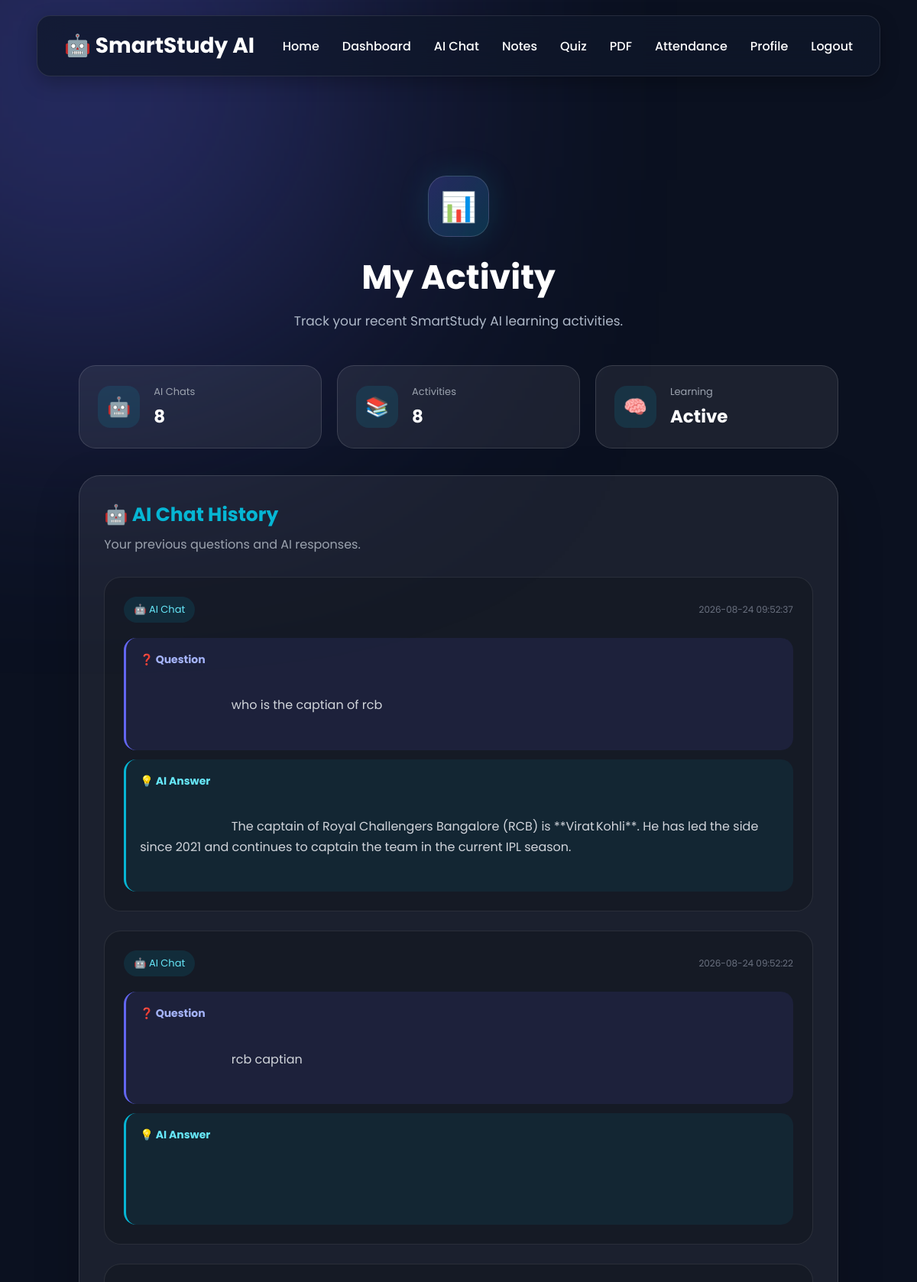
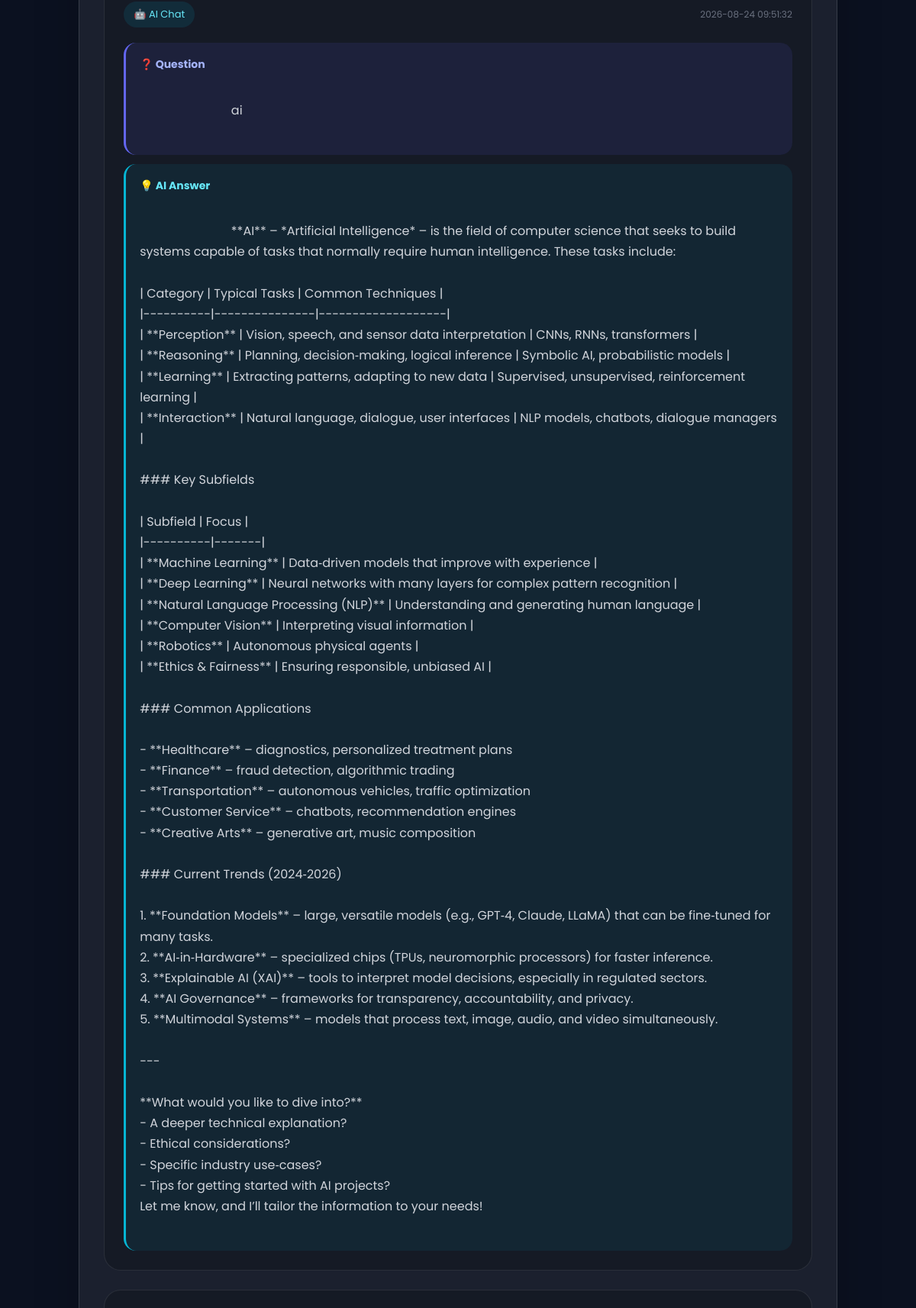
Screenshot of /history (signed in, upper part) with the database file from the repository (2 pictures, top to bottom).
### tables this page shows
CREATE TABLE chat_history(

            id INTEGER PRIMARY KEY AUTOINCREMENT,

            username TEXT NOT NULL,

            question TEXT NOT NULL,

            answer TEXT NOT NULL,

            created_at TIMESTAMP DEFAULT CURRENT_TIMESTAMP
        );

### app.py (the view)
@app.route("/history")
@login_required
def history():
    conn = get_db_connection()
    chats = conn.execute(
        """
        SELECT question, answer, created_at
        FROM chat_history
        WHERE username = ?
        ORDER BY id DESC
        """,
        (session["username"],)
    ).fetchall()
    conn.close()
    return render_template(
        "history.html",
        chats=chats
    )

### app.py (called while the page is built)
def get_db_connection():
    conn = sqlite3.connect("database.db")
    conn.row_factory = sqlite3.Row
    return conn

def login_required(f):
    @wraps(f)
    def decorated_function(*args, **kwargs):
        if "username" not in session:
            return redirect(url_for("login"))
        return f(*args, **kwargs)
    return decorated_function

### templates/history.html (shortened to what this page needs)
{% extends "base.html" %}
{% block content %}
<div class="history-page">
    <div class="history-header">
        <div class="history-icon">
            📊
        </div>
        <h1>My Activity</h1>
        <p>
            Track your recent SmartStudy AI learning activities.
        </p>
    </div>
    <div class="history-stats">
        <div class="history-stat-card">
            <div class="stat-icon">🤖</div>
            <div>
                <span>AI Chats</span>
                <strong>{{ chats|length }}</strong>
            </div>
        </div>
        <div class="history-stat-card">
            <div class="stat-icon">📚</div>
            <div>
                <span>Activities</span>
                <strong>{{ chats|length }}</strong>
            </div>
        </div>
        <div class="history-stat-card">
            <div class="stat-icon">🧠</div>
            <div>
                <span>Learning</span>
                <strong>Active</strong>
            </div>
        </div>
    </div>
    <div class="history-card">
        <div class="history-card-header">
            <div>
                <h2>🤖 AI Chat History</h2>
                <p>
                    Your previous questions and AI responses.
                </p>
            </div>
        </div>
        {% if chats %}
            <div class="chat-history-list">
                {% for chat in chats %}
                <div class="history-item">
                    <div class="history-item-top">
                        <span class="history-badge">
                            🤖 AI Chat
                        </span>
                        <span class="history-date">
                            {{ chat.created_at }}
                        </span>
                    </div>
                    <div class="question-box">
                        <h3>❓ Question</h3>
                        <p>
                            {{ chat.question }}
                        </p>
                    </div>
                    <div class="answer-box">
                        <h3>💡 AI Answer</h3>
                        <p>
                            {{ chat.answer }}
                        </p>
                    </div>
                </div>
                {% endfor %}
            </div>
        {% endif %}
    </div>
</div>
{% endblock %}

### static/css/style.css (style rules this page uses)
* { margin:0; padding:0; box-sizing:border-box; font-family:'Poppins',sans-serif; }
html { scroll-behavior:smooth; }
body { background:#0b1120; color:white; overflow-x:hidden; min-height:100vh; }
body::before { content:""; position:fixed; width:700px; height:700px; background:#6366f1; filter:blur(180px); top:-250px; left:-250px; opacity:.35; z-index:-2; animation:move1 12s infinite alternate; }
body::after { content:""; position:fixed; width:600px; height:600px; background:#06b6d4; filter:blur(170px); bottom:-250px; right:-250px; opacity:.35; z-index:-2; animation:move2 15s infinite alternate; }
.stat-icon { width: 55px; height: 55px; display: flex; align-items: center; justify-content: center; border-radius: 17px; font-size: 25px; background: rgba(6,182,212,.12); }

### templates/history.html (style rules this page uses)
.history-page { width: min(1100px, 92%); margin: 60px auto 100px; }
.history-header { text-align: center; margin-bottom: 45px; }
.history-icon { width: 80px; height: 80px; margin: 0 auto 20px; display: flex; align-items: center; justify-content: center; border-radius: 24px; font-size: 38px; background: linear-gradient( 135deg, rgba(99,102,241,.25), rgba(6,182,212,.20) ); border: 1px solid rgba(255,255,255,.15); box-shadow: 0 0 40px rgba(6,182,212,.15); }
.history-header h1 { margin: 0 0 12px; font-size: 44px; color: white; }
.history-header p { margin: 0; color: #aeb8c8; font-size: 17px; }
.history-stats { display: grid; grid-template-columns: repeat(3, 1fr); gap: 20px; margin-bottom: 35px; }
.history-stat-card { display: flex; align-items: center; gap: 18px; padding: 24px; border-radius: 22px; background: rgba(255,255,255,.07); border: 1px solid rgba(255,255,255,.13); backdrop-filter: blur(20px); }
.stat-icon { width: 55px; height: 55px; display: flex; align-items: center; justify-content: center; border-radius: 16px; font-size: 25px; background: rgba(6,182,212,.12); }
.history-stat-card span { display: block; color: #9ca3af; font-size: 13px; margin-bottom: 5px; }
.history-stat-card strong { color: white; font-size: 23px; }
.history-card { padding: 32px; border-radius: 28px; background: rgba(255,255,255,.065); border: 1px solid rgba(255,255,255,.13); backdrop-filter: blur(20px); box-shadow: 0 20px 60px rgba(0,0,0,.20); }
.history-card-header { margin-bottom: 30px; }
.history-card-header h2 { margin: 0 0 7px; color: #06b6d4; font-size: 25px; }
.history-card-header p { margin: 0; color: #9ca3af; }
.chat-history-list { display: flex; flex-direction: column; gap: 25px; }
.history-item { padding: 25px; border-radius: 22px; background: rgba(0,0,0,.18); border: 1px solid rgba(255,255,255,.09); transition: .3s ease; }
.history-item-top { display: flex; justify-content: space-between; align-items: center; margin-bottom: 20px; }
.history-badge { padding: 7px 13px; border-radius: 30px; background: rgba(6,182,212,.12); color: #67e8f9; font-size: 13px; }
.history-date { color: #6b7280; font-size: 12px; }
.question-box, .answer-box { padding: 18px; border-radius: 16px; margin-top: 12px; }
.question-box { background: rgba(99,102,241,.10); border-left: 3px solid #6366f1; }
.answer-box { background: rgba(6,182,212,.08); border-left: 3px solid #06b6d4; }
.question-box h3, .answer-box h3 { margin: 0 0 8px; font-size: 14px; }
.question-box h3 { color: #a5b4fc; }
.answer-box h3 { color: #67e8f9; }
.question-box p, .answer-box p { margin: 0; color: #d1d5db; line-height: 1.7; white-space: pre-wrap; }

### rows the page displays
chat_history: created_at "2026-08-24 09:52:37", question "who is the captian of rcb", answer "The captain of Royal Challengers Bangalore (RCB) is **Virat Kohli**. He has led the side since 2021 and continues to captain the team in the current IPL season."
chat_history: created_at "2026-08-24 09:52:22", question "rcb captian"
chat_history: created_at "2026-08-24 09:51:32", question "ai", answer "**AI** – *Artificial Intelligence* – is the field of computer science that seeks to build systems capable of tasks that normally require human intelligence. These tasks include: | Category | Typical Tasks | Common Techniques | |----------|---------------|-------------------| | **Perception** | Vision, speech, and sensor data interpretation | CNNs, RNNs, transformers | | **Reasoning** | Planning, decision‑making, logical inference | Symbolic AI, probabilistic models | | **Learning** | Extracting patterns, adapting to new data | Supervised, unsupervised, reinforcement learning | | **Interaction** | Natural language, dialogue, user interfaces | NLP models, chatbots, dialogue managers | ### Key…"

### other values shown
{{ chats|length }} "8"
